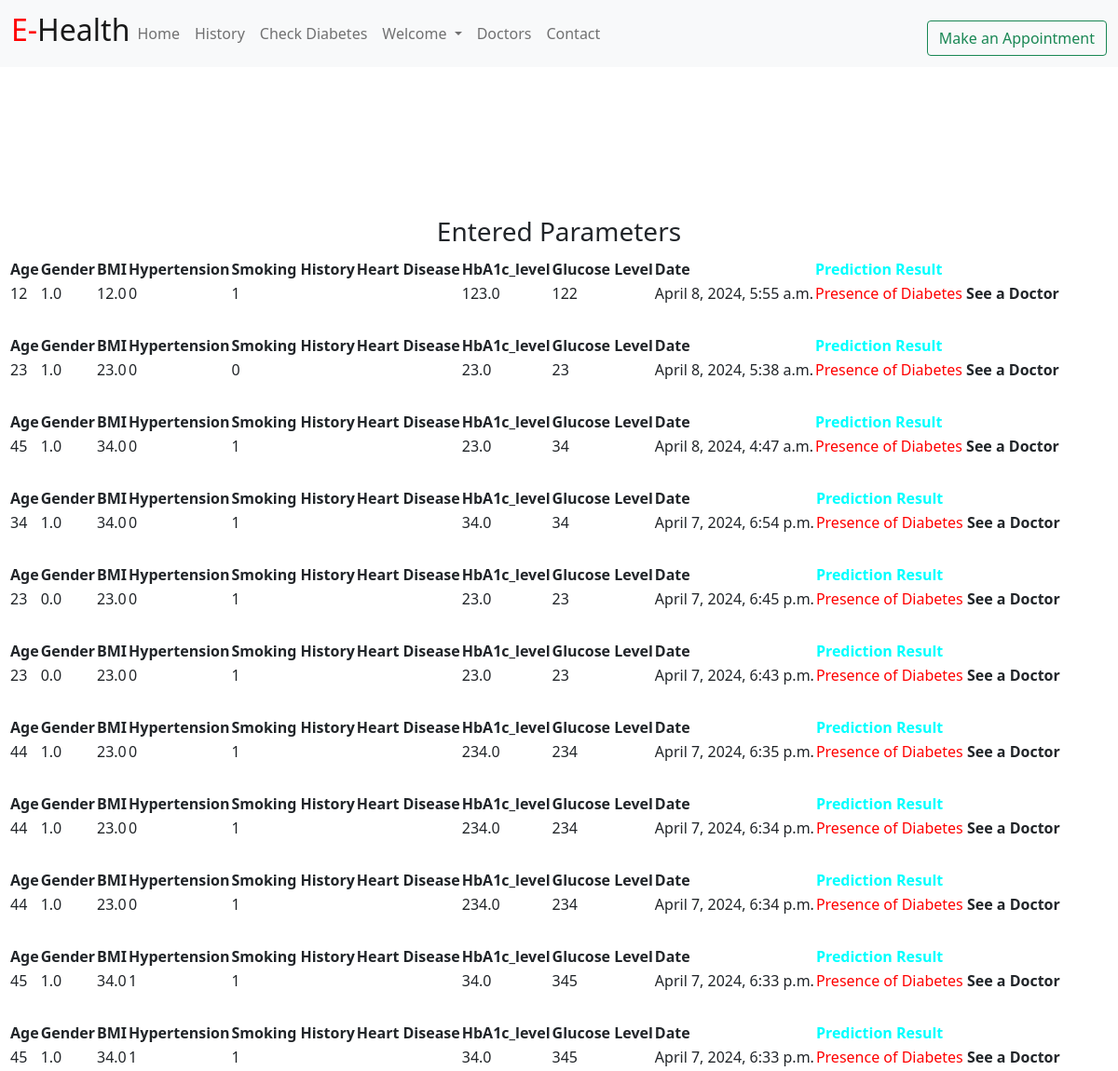
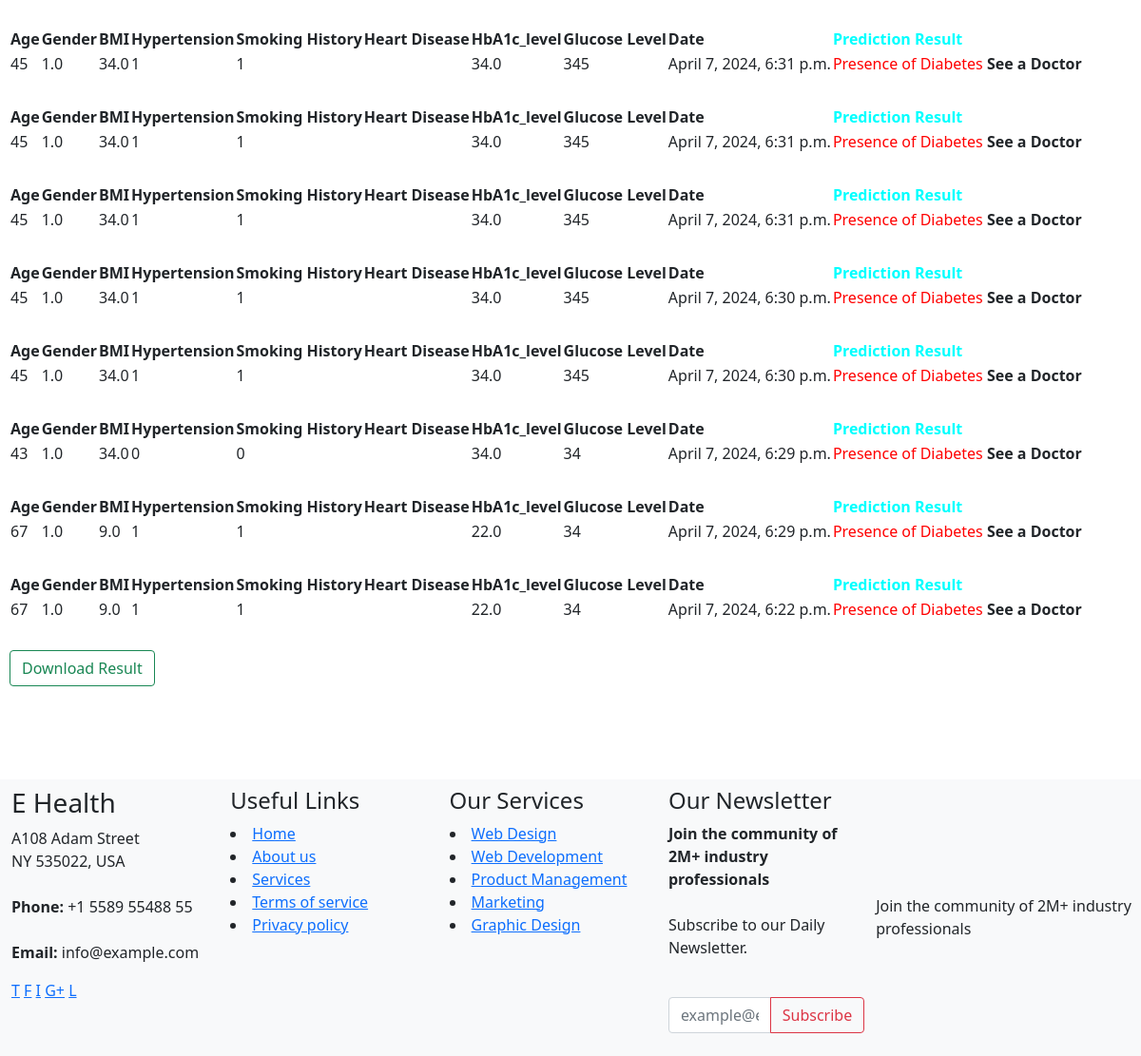
/diabetes_result (signed in), run on the app's committed database (2 pictures, top to bottom).
### app/models.py (models this page shows, shortened)
class DiabetesPrediction(models.Model):
    gender = models.FloatField()
    age = models.IntegerField()
    hypertension = models.IntegerField()
    heart_disease = models.IntegerField()
    smoking_history = models.IntegerField()
    bmi = models.FloatField()
    HbA1c_level = models.FloatField()
    blood_glucose_level = models.IntegerField()
    created_at = models.DateTimeField(default=timezone.now)
    result = models.CharField(max_length=50)
    user = models.ForeignKey(
        settings.AUTH_USER_MODEL,
        on_delete=models.DO_NOTHING)

### app/views.py (the view)
# urls.py: path("diabetes_result", views.diabetes_result, name="diabetes_result"),
def diabetes_result(request):
    prediction = DiabetesPrediction.objects.all().order_by("-created_at")
    user = request.user
    prediction = prediction.filter(user=user)
    return render(request,
                  "prediction/result.html",
                  {"prediction": prediction})

### app/templates/prediction/result.html
{% extends 'base.html' %}
{% load static %}
{% block content %}
<div style="margin: 150px 10px 50px 10px;">
    <div style="overflow-x:auto;">
        <h3 style="margin: 10px auto; text-align: center;">Entered Parameters</h3>
        {% for x in prediction %}
        <table style="margin-bottom: 30px;">
          <tr>
            <th>Age</th>
            <th>Gender</th>
            <th>BMI</th>
            <th>Hypertension</th>
            <th>Smoking History</th>
            <th>Heart Disease</th>
            <th>HbA1c_level</th>
            <th>Glucose Level</th>
            <th>Date</th>
            <th style="color: cyan;">Prediction Result</th>
          </tr>
          <tr>
            <td>{{x.age}}</td>
            <td>{{x.gender}}</td>
            <td>{{x.bmi}}</td>
            <td>{{x.hypertension}}</td>
            <td>{{x.smoking_history}}</td>
            <td>{{x.hear_disease}}</td>
            <td>{{x.HbA1c_level}}</td>
            <td>{{x.blood_glucose_level}}</td>
            <td>{{x.created_at}}</td>
            <td>
                {% if x.result == "No Diabetes"%}
                <span style="color: rgb(20, 236, 20);">{{x.result}}</span>
                {% else %}
                <span style="color: red;">{{x.result}}</span> <b>See a Doctor</b>
                {% endif %}
            </td>
          </tr>
        </table>
        {% endfor %}
      </div>
      <a class="btn btn-outline-success" href="#">Download Result</a>
</div>
{% endblock %}

### app/templates/base.html (shortened to what this page needs)
{% load static %}
<!DOCTYPE html>
<html lang="en">
    <head>
        <link href="https://cdn.jsdelivr.net/npm/bootstrap@5.0.2/dist/css/bootstrap.min.css" rel="stylesheet">
        <link rel="stylesheet" href="https://cdnjs.cloudflare.com/ajax/libs/font-awesome/4.7.0/css/font-awesome.min.css">
    </head>
    <body>
        <header>
            {% include './includes/header.html' %}
        </header>
        <div>
            {% block content %}
            {% endblock %}
        </div>
        <br>
        <br>
        <footer>
            {% include "./includes/footer.html" %}
        </footer>
    </body>
</html>

### app/templates/includes/header.html (shortened to what this page needs)
<nav class="navbar navbar-expand-lg navbar-light bg-light">
  <div class="container-fluid">
    <a class="navbar-brand logo me-auto"><h2><span style="color: red;">E-</span>Health</h2></a>
    <div class="collapse navbar-collapse" id="navbarSupportedContent">
      <ul class="navbar-nav me-auto mb-2 mb-lg-0">
        <li class="nav-item">
          <a class="nav-link" href="">Home</a>
        </li>
        {% if user.id is null %}
        <li class="nav-item">
          <a class="nav-link" href="#">About</a>
        </li>
        <li class="nav-item dropdown">
          <a class="nav-link dropdown-toggle" href="#" id="navbarDropdown" role="button" data-bs-toggle="dropdown" aria-expanded="false">
            Account
          </a>
          <ul class="dropdown-menu" aria-labelledby="navbarDropdown">
            <li><a class="link dropdown-item" href="login">Login</a></li>
            <li><a class="dropdown-item" href="register">Register</a></li>
            <li><hr class="dropdown-divider"></li>
            <li><a class="dropdown-item" href="#">Profile</a></li>
          </ul>
        </li>
        {% else %}
        <li class="nav-item">
          <a class="nav-link" href="#">History</a>
        </li>
        <li class="nav-item">
          <a class="nav-link" href="diabetes_prediction">Check Diabetes</a>
        </li>
        <li class="nav-item dropdown">
          <a class="nav-link dropdown-toggle" href="#" id="navbarDropdown" role="button" data-bs-toggle="dropdown" aria-expanded="false">
            Welcome
          </a>
        </li>
        {% endif %}
        <li class="nav-item">
          <a class="nav-link" href="#">Doctors</a>
        </li>
        <li class="nav-item">
          <a class="nav-link" href="#">Contact</a>
        </li>
      </ul>
      <form class="d-flex" style="padding-top: 10px; padding-bottom: 0%;">
        <button class="btn btn-outline-success" type="submit" >Make an Appointment</button>
      </form>
    </div>
  </div>
</nav>

### app/templates/includes/footer.html (shortened to what this page needs)
<nav class="navbar navbar-expand-lg navbar-light bg-light" style="background-color: rgb(179, 179, 179);">
  <div class="container-fluid">
    <div class="row align-items-start">
      <div class="col-3">
        <h3>E Health</h3>
        <p>
          A108 Adam Street <br>
          NY 535022, USA<br><br>
          <strong>Phone:</strong> +1 5589 55488 55<br><br>
          <strong>Email:</strong> info@example.com<br>
        </p>
        <div class="social-links mt-3">
          <a href="#" class="twitter">T</a>
          <a href="#" class="facebook">F</a>
          <a href="#" class="instagram">I</a>
          <a href="#" class="google-plus">G+</a>
          <a href="#" class="linkedin">L</a>
        </div>
      </div>
      <div class="col-3">
        <h4>Useful Links</h4>
        <li>
          <a type="button" class="btn-outline" href="#">Home</a>
        </li>
        <li>
          <a type="button" class="btn-outline" href="#"><span>About us</span></a>
        </li>
        <li>
          <a type="button" class="btn-outline" href="#">Services</a>
        </li>
        <li>
          <a type="button" class="btn-outline" href="#">Terms of service</a>
        </li>
        <li>
          <a type="button" class="btn-outline" href="#">Privacy policy</a>
        </li>
      </div>
      <div class="col-3">
        <h4>Our Services</h4>
        <li>
          <a type="button" class="btn-outline" href="#">Web Design</a>
        </li>
        <li>
          <a type="button" class="btn-outline" href="#">Web Development</a>
        </li>
        <li>
          <a type="button" class="btn-outline" href="#">Product Management</a>
        </li>
        <li>
          <a type="button" class="btn-outline" href="#">Marketing</a>
        </li>
        <li>
          <a type="button" class="btn-outline" href="#">Graphic Design</a>
        </li>
      </div>
      <div class="col-3">
        <h4>Our Newsletter</h4>
        <li style="list-style: none;">
          <strong>Join the community of 2M+ industry professionals</strong>
        </li>
        <br>
        <li style="list-style: none;">
          <p>Subscribe to our Daily Newsletter.</p><br>
        </li>
        <li style="list-style: none;">
          <div class="input-group mb-3">
            <input type="text" class="form-control" placeholder="example@email.com" aria-label="Recipient's username" aria-describedby="button-addon2">
            <button class="btn btn-outline-danger" type="button" id="button-addon2">Subscribe</button>
          </div>
        </li>
      </div>
    </div>
  </div>
  <div class="row align-items-center">
    <div class="col align-self-end">
      Join the community of 2M+ industry professionals
    </div>
  </div>
</nav>

### data on the page
DiabetesPrediction: age "12", gender "1.0", bmi "12.0", hypertension "0", smoking_history "1", HbA1c_level "123.0", blood_glucose_level "122", created_at "April 8, 2024, 5:55 a.m.", result "Presence of Diabetes"
DiabetesPrediction: age "23", gender "1.0", bmi "23.0", hypertension "0", smoking_history "0", HbA1c_level "23.0", blood_glucose_level "23", created_at "April 8, 2024, 5:38 a.m.", result "Presence of Diabetes"
DiabetesPrediction: age "45", gender "1.0", bmi "34.0", hypertension "0", smoking_history "1", HbA1c_level "23.0", blood_glucose_level "34", created_at "April 8, 2024, 4:47 a.m.", result "Presence of Diabetes"
DiabetesPrediction: age "34", gender "1.0", bmi "34.0", hypertension "0", smoking_history "1", HbA1c_level "34.0", blood_glucose_level "34", created_at "April 7, 2024, 6:54 p.m.", result "Presence of Diabetes"
DiabetesPrediction: age "23", gender "0.0", bmi "23.0", hypertension "0", smoking_history "1", HbA1c_level "23.0", blood_glucose_level "23", created_at "April 7, 2024, 6:45 p.m.", result "Presence of Diabetes"
DiabetesPrediction: age "23", gender "0.0", bmi "23.0", hypertension "0", smoking_history "1", HbA1c_level "23.0", blood_glucose_level "23", created_at "April 7, 2024, 6:43 p.m.", result "Presence of Diabetes"
DiabetesPrediction: age "44", gender "1.0", bmi "23.0", hypertension "0", smoking_history "1", HbA1c_level "234.0", blood_glucose_level "234", created_at "April 7, 2024, 6:35 p.m.", result "Presence of Diabetes"
DiabetesPrediction: age "44", gender "1.0", bmi "23.0", hypertension "0", smoking_history "1", HbA1c_level "234.0", blood_glucose_level "234", created_at "April 7, 2024, 6:34 p.m.", result "Presence of Diabetes"
DiabetesPrediction: age "44", gender "1.0", bmi "23.0", hypertension "0", smoking_history "1", HbA1c_level "234.0", blood_glucose_level "234", created_at "April 7, 2024, 6:34 p.m.", result "Presence of Diabetes"
DiabetesPrediction: age "45", gender "1.0", bmi "34.0", hypertension "1", smoking_history "1", HbA1c_level "34.0", blood_glucose_level "345", created_at "April 7, 2024, 6:33 p.m.", result "Presence of Diabetes"
DiabetesPrediction: age "45", gender "1.0", bmi "34.0", hypertension "1", smoking_history "1", HbA1c_level "34.0", blood_glucose_level "345", created_at "April 7, 2024, 6:33 p.m.", result "Presence of Diabetes"
DiabetesPrediction: age "45", gender "1.0", bmi "34.0", hypertension "1", smoking_history "1", HbA1c_level "34.0", blood_glucose_level "345", created_at "April 7, 2024, 6:31 p.m.", result "Presence of Diabetes"
DiabetesPrediction: age "45", gender "1.0", bmi "34.0", hypertension "1", smoking_history "1", HbA1c_level "34.0", blood_glucose_level "345", created_at "April 7, 2024, 6:31 p.m.", result "Presence of Diabetes"
DiabetesPrediction: age "45", gender "1.0", bmi "34.0", hypertension "1", smoking_history "1", HbA1c_level "34.0", blood_glucose_level "345", created_at "April 7, 2024, 6:31 p.m.", result "Presence of Diabetes"
DiabetesPrediction: age "45", gender "1.0", bmi "34.0", hypertension "1", smoking_history "1", HbA1c_level "34.0", blood_glucose_level "345", created_at "April 7, 2024, 6:30 p.m.", result "Presence of Diabetes"
DiabetesPrediction: age "45", gender "1.0", bmi "34.0", hypertension "1", smoking_history "1", HbA1c_level "34.0", blood_glucose_level "345", created_at "April 7, 2024, 6:30 p.m.", result "Presence of Diabetes"
DiabetesPrediction: age "43", gender "1.0", bmi "34.0", hypertension "0", smoking_history "0", HbA1c_level "34.0", blood_glucose_level "34", created_at "April 7, 2024, 6:29 p.m.", result "Presence of Diabetes"
DiabetesPrediction: age "67", gender "1.0", bmi "9.0", hypertension "1", smoking_history "1", HbA1c_level "22.0", blood_glucose_level "34", created_at "April 7, 2024, 6:29 p.m.", result "Presence of Diabetes"
DiabetesPrediction: age "67", gender "1.0", bmi "9.0", hypertension "1", smoking_history "1", HbA1c_level "22.0", blood_glucose_level "34", created_at "April 7, 2024, 6:22 p.m.", result "Presence of Diabetes"
